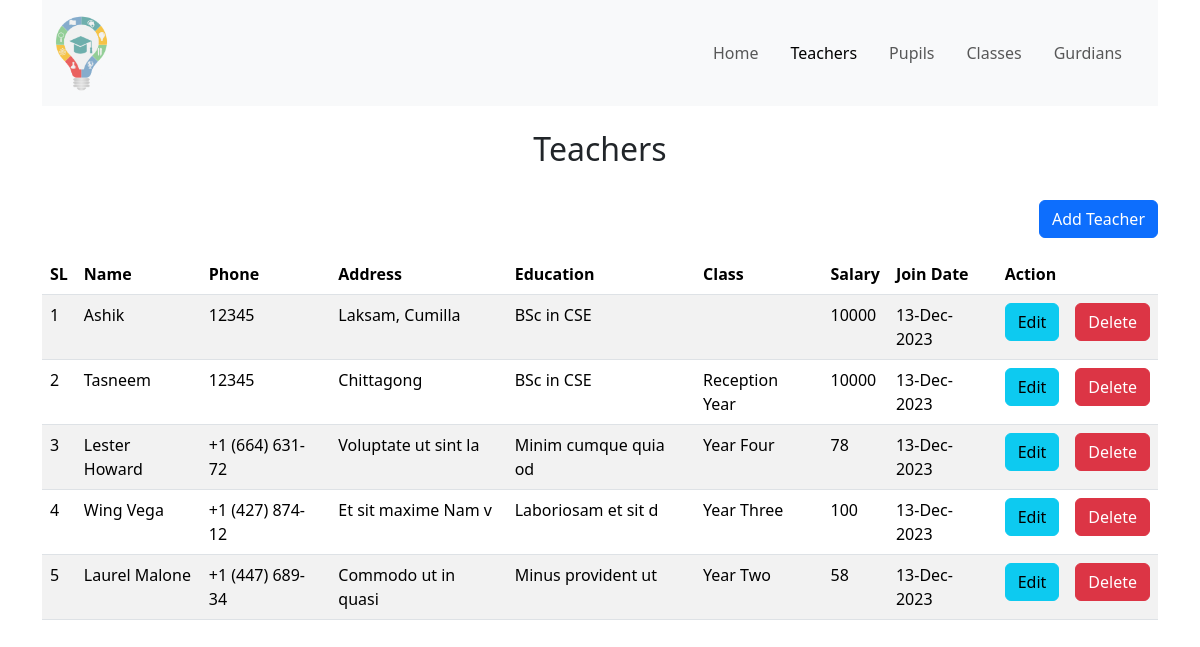
Page /teacher.php on the committed database.
### tables this page shows
CREATE TABLE `teachers` (
  `id` int(11) NOT NULL,
  `name` varchar(100) NOT NULL,
  `phone` varchar(15) DEFAULT NULL,
  `address` varchar(255) DEFAULT NULL,
  `education` tinytext DEFAULT NULL,
  `salary` int(11) DEFAULT NULL,
  `class_id` int(11) DEFAULT NULL,
  `joining_date` datetime DEFAULT current_timestamp()
);

CREATE TABLE `classes` (
  `id` int(11) NOT NULL,
  `name` varchar(20) NOT NULL
);

### db.php (called while the page is built, shortened)
<?php
$hostname = "localhost";
$username = "root";
$password = "";
$database = "school_management";
$conn = new mysqli($hostname, $username, $password, $database);
function getAllData($tableName, $column = false, $value = false)
{
    global $conn;
    if($column && $value) {
        $query = "SELECT * FROM $tableName WHERE $column=$value";
    } else {
        $query = "SELECT * FROM $tableName";
    }
    $result = $conn->query($query);
    if ($result) {
        $data = $result->fetch_all(MYSQLI_ASSOC);
        return $data;
    } else {
        return false;
    }
}
function getOneData($tableName, $id, $column="id")
{
    global $conn;
    $query = "SELECT * FROM $tableName WHERE $column=$id";
    $result = $conn->query($query);
    if ($result) {
        $data = $result->fetch_assoc();
        return $data;
    } else {
        return false;
    }
}
function getClassName($id) {
    $class = getOneData('classes', $id);
    return $class['name'] ?? "";
}

### teacher.php (the view, shortened to what this page needs)
<?php include_once "includes/header.php" ?>
<div class="container">
    <div class="py-4">
        <div class="text-center h2">Teachers</div>
    </div>
    <div>
        <div class="text-end mb-3"><a href="add-teacher.php" class="btn btn-primary">Add Teacher</a></div>
        <table class="table table-striped">
            <thead>
                <tr>
                    <th>SL</th>
                    <th>Name</th>
                    <th>Phone</th>
                    <th>Address</th>
                    <th>Education</th>
                    <th>Class</th>
                    <th>Salary</th>
                    <th>Join Date</th>
                    <th>Action</th>
                </tr>
            </thead>
            <tbody>
                <?php
                    $teachers = getAllData("teachers");
                    foreach($teachers as $key => $item) {
                ?>
                    <tr>
                        <td><?= $key+1 ?></td>
                        <td><?= $item['name'] ?></td>
                        <td><?= $item['phone'] ?></td>
                        <td><?= $item['address'] ?></td>
                        <td><?= $item['education'] ?></td>
                        <td><?= getClassName($item['class_id']) ?></td>
                        <td><?= $item['salary'] ?></td>
                        <td><?= date("d-M-Y", strtotime($item['joining_date'])) ?></td>
                        <td>
                            <div class="d-flex">
                                <a href="edit-teacher.php?teacher_id=<?= $item['id'] ?>" class="btn btn-info me-3">Edit</a>
                                <a href="delete-teacher.php?teacher_id=<?= $item['id'] ?>" class="btn btn-danger">Delete</a>
                            </div>
                        </td>
                    </tr>
                <?php
                    }
                ?>
            </tbody>
        </table>
    </div>
</div>
<?php include_once "includes/footer.php" ?>

### rows in the picture
teachers: name "Ashik", phone "12345", address "Laksam, Cumilla", education "BSc in CSE", salary "10000", joining_date "13-Dec-2023"
teachers: name "Tasneem", phone "12345", address "Chittagong", education "BSc in CSE", class.name "Reception Year", salary "10000", joining_date "13-Dec-2023"
teachers: name "Lester Howard", phone "+1 (664) 631-72", address "Voluptate ut sint la", education "Minim cumque quia od", class.name "Year Four", salary "78", joining_date "13-Dec-2023"
teachers: name "Wing Vega", phone "+1 (427) 874-12", address "Et sit maxime Nam v", education "Laboriosam et sit d", class.name "Year Three", salary "100", joining_date "13-Dec-2023"
teachers: name "Laurel Malone", phone "+1 (447) 689-34", address "Commodo ut in quasi", education "Minus provident ut", class.name "Year Two", salary "58", joining_date "13-Dec-2023"
